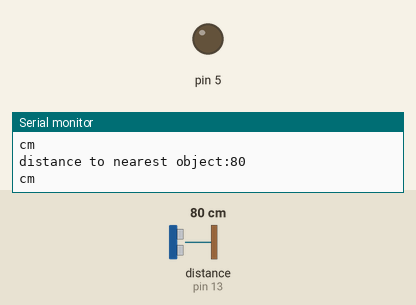
A sketch run on a simulated Arduino Uno, built with avr-gcc and run on an emulated ATmega328P. Shown: output pins drawn as LEDs (lit = HIGH), the last lines printed to the serial monitor. Wiring (inferred from the names in the program): ultrasonic range finder: trigger pin 12; echo pin 13. The inputs (shaded band) are chosen by the test bench; at power-on: distance to the obstacle (sensor on pin 13) 80 cm. The echo pulse lasts 58.3 µs per cm; pins used as bus, display or sensor lines are not drawn.

Above: at 1.2 s.
1.3 s: distance to the obstacle (sensor on pin 13) set to 27 cm
2.8 s: distance to the obstacle (sensor on pin 13) set to 22 cm
At 3.8 s:
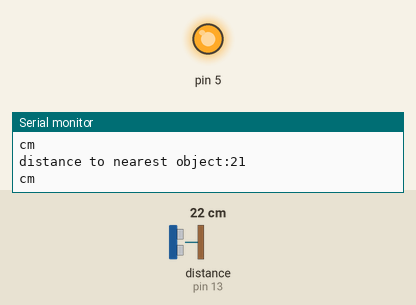
4.4 s: distance to the obstacle (sensor on pin 13) set to 35 cm
At 5.1 s:
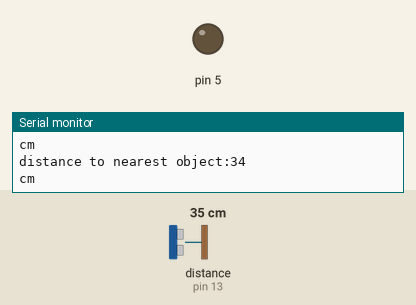
6.0 s: distance to the obstacle (sensor on pin 13) set to 2 cm
At 6.8 s:
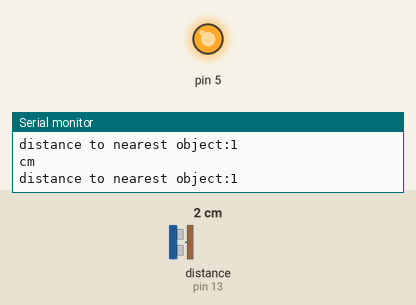
Timing chart, 0 to 8.6 s (numbered marks = the images above; inputs shaded):
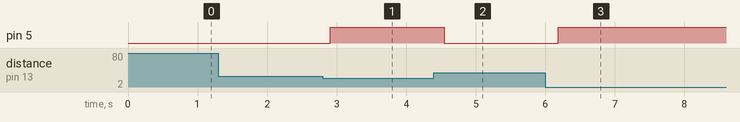

The sketch:

ultrasonicandlaser.ino
```cpp
const unsigned int TRIG_PIN = 12;
const unsigned int ECHO_PIN = 13;
const unsigned int BAUD_RATE = 9600;

void setup() {
  pinMode(TRIG_PIN, OUTPUT);
  pinMode(ECHO_PIN, INPUT);
  pinMode(5, OUTPUT);
  Serial.begin(BAUD_RATE);

}

void loop() {


  // sensor
  digitalWrite(TRIG_PIN, LOW);
  delayMicroseconds(2);
  digitalWrite(TRIG_PIN,  HIGH);
  delayMicroseconds(10);
  digitalWrite(TRIG_PIN, LOW);


  const unsigned long duration = pulseIn(ECHO_PIN, HIGH);
  int distance = duration / 29 / 2;
  if (duration == 0) {
    Serial.println("Warning: no pulse from sensor xD");
  }
  else {
    Serial.print("distance to nearest object:");
    Serial.println(distance);
    Serial.println("cm");
  }
  delay(100);
  // laser
  if (distance < 25) {
    digitalWrite(5, HIGH);

  }
  else  {
  digitalWrite(5, LOW);
 }
}
```

Measured:
- the behaviour switches between 26 and 25 cm on distance to the obstacle (sensor on pin 13) (found by bisection; images 0 and 1)
- after the input at 2.8 s, pin 5: LOW → HIGH after 0.11 s
- after the input at 4.4 s, pin 5: HIGH → LOW after 0.15 s
- after the input at 6.0 s, pin 5: LOW → HIGH after 0.19 s
